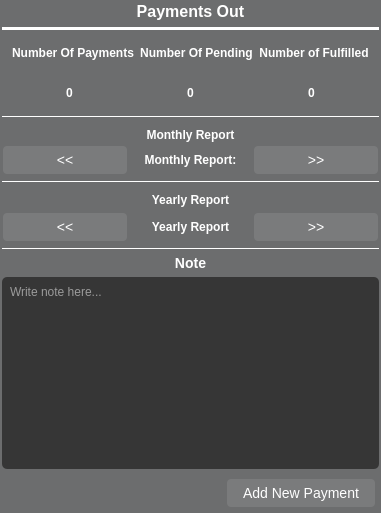
          <widget class="QWidget" name="PaymentOutStatus" native="true">
           <property name="minimumSize">
            <size>
             <width>300</width>
             <height>500</height>
            </size>
           </property>
           <property name="maximumSize">
            <size>
             <width>1000</width>
             <height>1000</height>
            </size>
           </property>
           <property name="cursor">
            <cursorShape>PointingHandCursor</cursorShape>
           </property>
           <property name="styleSheet">
            <string notr="true">QWidget {
    background-color:  rgb(108, 109, 110);
    border-radius: 5px;
}

QWidget:hover {

    background-color: rgb(89, 90, 91);

}</string>
           </property>
           <layout class="QVBoxLayout" name="verticalLayout_11">
            <property name="leftMargin">
             <number>2</number>
            </property>
            <property name="topMargin">
             <number>2</number>
            </property>
            <property name="rightMargin">
             <number>2</number>
            </property>
            <property name="bottomMargin">
             <number>2</number>
            </property>
            <item>
             <widget class="QPushButton" name="BTNPaymentsOut">
              <property name="styleSheet">
               <string notr="true">QPushButton{
    background-color: transparent;
        background: transparent;
    color:white;
    font-family: Arial, Helvetica, sans-serif;
    font-size: 16px;
    font-weight: bold;
    border: none;
}</string>
              </property>
              <property name="text">
               <string>Payments Out</string>
              </property>
              <property name="icon">
               <iconset resource="Resources.qrc">
                <normaloff>:/images/icons/payment.png</normaloff>:/images/icons/payment.png</iconset>
              </property>
              <property name="iconSize">
               <size>
                <width>20</width>
                <height>20</height>
               </size>
              </property>
             </widget>
            </item>
            <item>
             <widget class="Line" name="line_4">
              <property name="styleSheet">
               <string notr="true">background-color: white;</string>
              </property>
              <property name="orientation">
               <enum>Qt::Horizontal</enum>
              </property>
             </widget>
            </item>
            <item>
             <layout class="QHBoxLayout" name="horizontalLayout_18">
              <property name="leftMargin">
               <number>10</number>
              </property>
              <property name="topMargin">
               <number>10</number>
              </property>
              <property name="rightMargin">
               <number>10</number>
              </property>
              <property name="bottomMargin">
               <number>10</number>
              </property>
              <item>
               <widget class="QLabel" name="PaymentsOutStatusQuantities">
                <property name="styleSheet">
                 <string notr="true">background-color: transparent;
    color:white;
    font-family: Arial, Helvetica, sans-serif;
    font-size: 12px;
    font-weight: bold;
    border: none;</string>
                </property>
                <property name="text">
                 <string>Number Of Payments</string>
                </property>
                <property name="alignment">
                 <set>Qt::AlignCenter</set>
                </property>
               </widget>
              </item>
              <item>
               <widget class="QLabel" name="PaymentsOutStatusPendings">
                <property name="styleSheet">
                 <string notr="true">background-color: transparent;
    color:white;
    font-family: Arial, Helvetica, sans-serif;
    font-size: 12px;
    font-weight: bold;
    border: none;</string>
                </property>
                <property name="text">
                 <string>Number Of Pending</string>
                </property>
                <property name="alignment">
                 <set>Qt::AlignCenter</set>
                </property>
               </widget>
              </item>
              <item>
               <widget class="QLabel" name="label_2">
                <property name="styleSheet">
                 <string notr="true">background-color: transparent;
    color:white;
    font-family: Arial, Helvetica, sans-serif;
    font-size: 12px;
    font-weight: bold;
    border: none;
</string>
                </property>
                <property name="text">
                 <string>Number of Fulfilled</string>
                </property>
                <property name="alignment">
                 <set>Qt::AlignCenter</set>
                </property>
               </widget>
              </item>
             </layout>
            </item>
            <item>
             <layout class="QHBoxLayout" name="horizontalLayout_20">
              <property name="leftMargin">
               <number>10</number>
              </property>
              <property name="topMargin">
               <number>10</number>
              </property>
              <property name="rightMargin">
               <number>10</number>
              </property>
              <property name="bottomMargin">
               <number>10</number>
              </property>
              <item>
               <widget class="QLabel" name="PaymentsOutNumberOfPayments">
                <property name="styleSheet">
                 <string notr="true">background-color: transparent;
    color:white;
    font-family: Arial, Helvetica, sans-serif;
    font-size: 12px;
    font-weight: bold;
    border: none;</string>
                </property>
                <property name="text">
                 <string>0</string>
                </property>
                <property name="alignment">
                 <set>Qt::AlignCenter</set>
                </property>
               </widget>
              </item>
              <item>
               <widget class="QLabel" name="PaymentsOutNumberOfPending">
                <property name="styleSheet">
                 <string notr="true">background-color: transparent;
    color:white;
    font-family: Arial, Helvetica, sans-serif;
    font-size: 12px;
    font-weight: bold;
    border: none;</string>
                </property>
                <property name="text">
                 <string>0</string>
                </property>
                <property name="alignment">
                 <set>Qt::AlignCenter</set>
                </property>
               </widget>
              </item>
              <item>
               <widget class="QLabel" name="PaymentsOutNumberOfFulfilled">
                <property name="styleSheet">
                 <string notr="true">background-color: transparent;
    color:white;
    font-family: Arial, Helvetica, sans-serif;
    font-size: 12px;
    font-weight: bold;
    border: none;</string>
                </property>
                <property name="text">
                 <string>0</string>
                </property>
                <property name="alignment">
                 <set>Qt::AlignCenter</set>
                </property>
               </widget>
              </item>
             </layout>
            </item>
            <item>
             <widget class="Line" name="line_5">
              <property name="maximumSize">
               <size>
                <width>16777215</width>
                <height>1</height>
               </size>
              </property>
              <property name="styleSheet">
               <string notr="true">background-color:white;</string>
              </property>
              <property name="frameShadow">
               <enum>QFrame::Plain</enum>
              </property>
              <property name="lineWidth">
               <number>1</number>
              </property>
              <property name="orientation">
               <enum>Qt::Horizontal</enum>
              </property>
             </widget>
            </item>
            <item>
             <layout class="QVBoxLayout" name="verticalLayout_2">
              <property name="spacing">
               <number>0</number>
              </property>
              <property name="leftMargin">
               <number>0</number>
              </property>
              <property name="topMargin">
               <number>0</number>
              </property>
              <property name="rightMargin">
               <number>0</number>
              </property>
              <property name="bottomMargin">
               <number>0</number>
              </property>
              <item>
               <layout class="QHBoxLayout" name="horizontalLayout_22">
                <property name="leftMargin">
                 <number>0</number>
                </property>
                <property name="topMargin">
                 <number>5</number>
                </property>
                <property name="rightMargin">
                 <number>0</number>
                </property>
                <property name="bottomMargin">
                 <number>3</number>
                </property>
                <item>
                 <widget class="QLabel" name="PaymentsOutMonthly_2">
                  <property name="styleSheet">
                   <string notr="true">background-color: transparent;
    color:white;
    font-family: Arial, Helvetica, sans-serif;
    font-size: 12px;
    font-weight: bold;
    border: none;</string>
                  </property>
                  <property name="text">
                   <string>Monthly Report</string>
                  </property>
                  <property name="alignment">
                   <set>Qt::AlignCenter</set>
                  </property>
                 </widget>
                </item>
               </layout>
              </item>
              <item>
               <layout class="QHBoxLayout" name="horizontalLayout_23">
                <property name="leftMargin">
                 <number>0</number>
                </property>
                <property name="topMargin">
                 <number>0</number>
                </property>
                <property name="rightMargin">
                 <number>0</number>
                </property>
                <property name="bottomMargin">
                 <number>0</number>
                </property>
                <item>
                 <widget class="QPushButton" name="PaymentsOutPreviewsMonth">
                  <property name="styleSheet">
                   <string notr="true">QPushButton {
    color: white; /* Default text color */
    border: 2px solid transparent; /* Default border */
    background-color: rgba(255, 255, 255, 0.1);
    padding: 5px 15px; /* Padding around text */
    text-align: center; /* Center text */
    text-decoration: none; /* Remove underline from text */
    font-size: 14px; /* Text size */

}

QPushButton:hover {
    background-color: rgba(255, 255, 255, 0.3); /* White background with 50% opacity */
    border: 2px solid white; /* White left border */
}</string>
                  </property>
                  <property name="text">
                   <string>&lt;&lt;</string>
                  </property>
                 </widget>
                </item>
                <item>
                 <widget class="QLabel" name="PaymentsOutMonthlyStatus">
                  <property name="styleSheet">
                   <string notr="true">background-color: transparent;
    color:white;
    font-family: Arial, Helvetica, sans-serif;
    font-size: 12px;
    font-weight: bold;
    border: none;</string>
                  </property>
                  <property name="text">
                   <string>Monthly Report:</string>
                  </property>
                  <property name="alignment">
                   <set>Qt::AlignCenter</set>
                  </property>
                 </widget>
                </item>
                <item>
                 <widget class="QPushButton" name="PaymentsOutNextMonth">
                  <property name="styleSheet">
                   <string notr="true">QPushButton {
    color: white; /* Default text color */
    border: 2px solid transparent; /* Default border */
    background-color: rgba(255, 255, 255, 0.1);
    padding: 5px 15px; /* Padding around text */
    text-align: center; /* Center text */
    text-decoration: none; /* Remove underline from text */
    font-size: 14px; /* Text size */

}

QPushButton:hover {
    background-color: rgba(255, 255, 255, 0.3); /* White background with 50% opacity */
    border: 2px solid white; /* White left border */
}</string>
                  </property>
                  <property name="text">
                   <string>&gt;&gt;</string>
                  </property>
                 </widget>
                </item>
               </layout>
              </item>
             </layout>
            </item>
            <item>
             <widget class="Line" name="line_6">
              <property name="maximumSize">
               <size>
                <width>16777215</width>
                <height>1</height>
               </size>
              </property>
              <property name="styleSheet">
               <string notr="true">background-color: white;</string>
              </property>
              <property name="orientation">
               <enum>Qt::Horizontal</enum>
              </property>
             </widget>
            </item>
            <item>
             <layout class="QVBoxLayout" name="verticalLayout_3">
              <property name="spacing">
               <number>0</number>
              </property>
              <property name="leftMargin">
               <number>0</number>
              </property>
              <property name="topMargin">
               <number>0</number>
              </property>
              <property name="rightMargin">
               <number>0</number>
              </property>
              <property name="bottomMargin">
               <number>0</number>
              </property>
              <item>
               <layout class="QHBoxLayout" name="horizontalLayout_21">
                <property name="leftMargin">
                 <number>0</number>
                </property>
                <property name="topMargin">
                 <number>5</number>
                </property>
                <property name="rightMargin">
                 <number>0</number>
                </property>
                <property name="bottomMargin">
                 <number>5</number>
                </property>
                <item>
                 <widget class="QLabel" name="PaymentsOutYearly">
                  <property name="styleSheet">
                   <string notr="true">background-color: transparent;
    color:white;
    font-family: Arial, Helvetica, sans-serif;
    font-size: 12px;
    font-weight: bold;
    border: none;</string>
                  </property>
                  <property name="text">
                   <string>Yearly Report</string>
                  </property>
                  <property name="alignment">
                   <set>Qt::AlignCenter</set>
                  </property>
                 </widget>
                </item>
               </layout>
              </item>
              <item>
               <layout class="QHBoxLayout" name="horizontalLayout_24">
                <property name="leftMargin">
                 <number>0</number>
                </property>
                <property name="topMargin">
                 <number>0</number>
                </property>
                <property name="rightMargin">
                 <number>0</number>
                </property>
                <property name="bottomMargin">
                 <number>0</number>
                </property>
                <item>
                 <widget class="QPushButton" name="PaymentsOutPreviewsYear">
                  <property name="styleSheet">
                   <string notr="true">QPushButton {
    color: white; /* Default text color */
    border: 2px solid transparent; /* Default border */
    background-color: rgba(255, 255, 255, 0.1);
    padding: 5px 15px; /* Padding around text */
    text-align: center; /* Center text */
    text-decoration: none; /* Remove underline from text */
    font-size: 14px; /* Text size */

}

QPushButton:hover {
    background-color: rgba(255, 255, 255, 0.3); /* White background with 50% opacity */
    border: 2px solid white; /* White left border */
}</string>
                  </property>
                  <property name="text">
                   <string>&lt;&lt;</string>
                  </property>
                 </widget>
                </item>
                <item>
                 <widget class="QLabel" name="PaymentsOutYearlyStatus">
                  <property name="styleSheet">
                   <string notr="true">background-color: transparent;
    color:white;
    font-family: Arial, Helvetica, sans-serif;
    font-size: 12px;
    font-weight: bold;
    border: none;</string>
                  </property>
                  <property name="text">
                   <string>Yearly Report</string>
                  </property>
                  <property name="alignment">
                   <set>Qt::AlignCenter</set>
                  </property>
                 </widget>
                </item>
                <item>
                 <widget class="QPushButton" name="PaymentsOutNextYear">
                  <property name="styleSheet">
                   <string notr="true">QPushButton {
    color: white; /* Default text color */
    border: 2px solid transparent; /* Default border */
    background-color: rgba(255, 255, 255, 0.1);
    padding: 5px 15px; /* Padding around text */
    text-align: center; /* Center text */
    text-decoration: none; /* Remove underline from text */
    font-size: 14px; /* Text size */

}

QPushButton:hover {
    background-color: rgba(255, 255, 255, 0.3); /* White background with 50% opacity */
    border: 2px solid white; /* White left border */
}</string>
                  </property>
                  <property name="text">
                   <string>&gt;&gt;</string>
                  </property>
                 </widget>
                </item>
               </layout>
              </item>
             </layout>
            </item>
            <item>
             <widget class="Line" name="line_12">
              <property name="maximumSize">
               <size>
                <width>16777215</width>
                <height>1</height>
               </size>
              </property>
              <property name="styleSheet">
               <string notr="true">background-color: white;</string>
              </property>
              <property name="orientation">
               <enum>Qt::Horizontal</enum>
              </property>
             </widget>
            </item>
            <item>
             <layout class="QVBoxLayout" name="verticalLayout_16">
              <property name="leftMargin">
               <number>0</number>
              </property>
              <property name="topMargin">
               <number>0</number>
              </property>
              <property name="rightMargin">
               <number>0</number>
              </property>
              <property name="bottomMargin">
               <number>0</number>
              </property>
              <item>
               <widget class="QLabel" name="PaymentsOutNoteLabel">
                <property name="styleSheet">
                 <string notr="true">background-color: transparent;
    color:white;
    font-family: Arial, Helvetica, sans-serif;
    font-size: 14px;
    font-weight: bold;
    border: none;</string>
                </property>
                <property name="text">
                 <string>Note</string>
                </property>
                <property name="alignment">
                 <set>Qt::AlignCenter</set>
                </property>
               </widget>
              </item>
              <item>
               <widget class="QPlainTextEdit" name="PaymentsOutPlainText">
                <property name="styleSheet">
                 <string notr="true">background-color: rgb(54, 54, 54);
color: white;
padding: 4px;</string>
                </property>
                <property name="placeholderText">
                 <string>Write note here...</string>
                </property>
               </widget>
              </item>
             </layout>
            </item>
            <item>
             <layout class="QHBoxLayout" name="horizontalLayout_9">
              <property name="leftMargin">
               <number>3</number>
              </property>
              <property name="topMargin">
               <number>3</number>
              </property>
              <property name="rightMargin">
               <number>3</number>
              </property>
              <property name="bottomMargin">
               <number>3</number>
              </property>
              <item>
               <spacer name="horizontalSpacer_4">
                <property name="orientation">
                 <enum>Qt::Horizontal</enum>
                </property>
                <property name="sizeHint" stdset="0">
                 <size>
                  <width>40</width>
                  <height>20</height>
                 </size>
                </property>
               </spacer>
              </item>
              <item>
               <widget class="QPushButton" name="PaymentsOutAddNewPay">
                <property name="styleSheet">
                 <string notr="true">QPushButton {
    color: white; /* Default text color */
    border: 2px solid transparent; /* Default border */
    background-color: rgba(255, 255, 255, 0.1);
    padding: 5px 15px; /* Padding around text */
    text-align: center; /* Center text */
    text-decoration: none; /* Remove underline from text */
    font-size: 14px; /* Text size */

}

QPushButton:hover {
    background-color: rgba(255, 255, 255, 0.3); /* White background with 50% opacity */
    border: 2px solid white; /* White left border */
}</string>
                </property>
                <property name="text">
                 <string>Add New Payment</string>
                </property>
               </widget>
              </item>
             </layout>
            </item>
           </layout>
          </widget>
